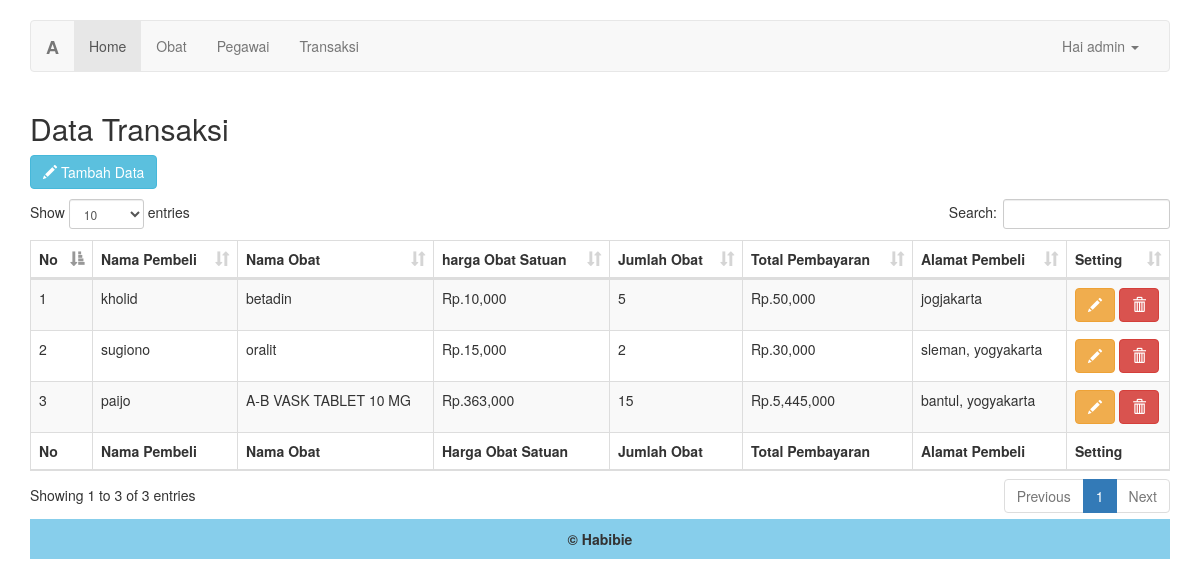
The page /transaksi.php (signed in) on the database its author committed.
### tables this page shows
CREATE TABLE `data_transaksi` (
  `id_transaksi` int(11) NOT NULL,
  `nama_pelanggan` varchar(30) NOT NULL,
  `nama_obat` varchar(50) NOT NULL,
  `harga_obat` int(11) NOT NULL,
  `jumlah_obat` int(11) NOT NULL,
  `alamat` varchar(40) NOT NULL
);

### transaksi.php (the view, shortened to what this page needs)
<?php
include 'koneksi.php';
if (@$_SESSION['admin']) {
    require_once 'header.php';
?>
<div class="container">
    <h2>Data Transaksi</h2>
    <button style="margin-bottom: 10px" data-toggle="modal" data-target="#myModal" type="button" class="btn btn-info"><span class="glyphicon glyphicon-pencil"></span> Tambah Data</button>
    <table id="example" class="table table-hover table-striped table-bordered" style="width:100%">
        <thead>
            <tr>
                <th>No</th>
                <th>Nama Pembeli</th>
                <th>Nama Obat</th>
                <th>harga Obat Satuan</th>
                <th>Jumlah Obat</th>
                <th>Total Pembayaran</th>
                <th>Alamat Pembeli</th>
                <th>Setting</th>
            </tr>
        </thead>
        <tbody>
        <?php
        $transaksi=mysqli_query($koneksi, "select * from data_transaksi");
        $no = 1;
        while ($trs=mysqli_fetch_array($transaksi)) {
        ?>
            <tr>
                <td><?php echo $no++ ?></td>
                <td><?php echo $trs['nama_pelanggan'] ?></td>
                <td><?php echo $trs['nama_obat'] ?></td>
                <td>Rp.<?=number_format($trs['harga_obat'])?></td>
                <td><?=$trs['jumlah_obat']?></td>
                <td><?php
                    $total = $trs['harga_obat'] * $trs['jumlah_obat'];
                    echo 'Rp.'.number_format($total);
                ?></td>
                <td><?=$trs['alamat']?></td>
                <td>
                    <a href="edit_transaksi.php?id_transaksi=<?php echo $trs['id_transaksi']; ?>" class="btn btn-warning"><span class="glyphicon glyphicon-pencil"></span></a>
                    <a onclick="if(confirm('Yakin Mau Hapus Data Ini ?')){location.href='hapus_transaksi.php?id_transaksi=<?php echo $trs['id_transaksi'];?>'}" class="btn btn-danger">
                        <span class="glyphicon glyphicon-trash"></span>
                    </a>
                </td>
            </tr>
        <?php } ?>
        </tbody>
        <tfoot>
            <tr>
                <th>No</th>
                <th>Nama Pembeli</th>
                <th>Nama Obat</th>
                <th>Harga Obat Satuan</th>
                <th>Jumlah Obat</th>
                <th>Total Pembayaran</th>
                <th>Alamat Pembeli</th>
                <th>Setting</th>
            </tr>
        </tfoot>
    </table>
</div>
<?php
require_once 'footer.php';
}else {
    header("location:index.php");
}
?>

### header.php (shortened to what this page needs)
<!DOCTYPE html>
<html lang="en">
  <head>
    <link href="css/bootstrap.min.css" rel="stylesheet">
    <link rel="stylesheet" type="text/css" href="css/dataTables.bootstrap.min.css">
    <link href="navbar.css" rel="stylesheet">
  </head>
  <body>
    <div class="container">
      <nav class="navbar navbar-default">
        <div class="container-fluid">
          <div class="navbar-header">
            <a class="navbar-brand" href="#"><B>A</B></a>
          </div>
          <div id="navbar" class="navbar-collapse collapse">
            <ul class="nav navbar-nav">
              <li class="active"><a href="home.php">Home</a></li>
              <li><a href="obat.php">Obat</a></li>
              <li><a href="pegawai.php">Pegawai</a></li>
              <li><a href="transaksi.php">Transaksi</a></li>
            </ul>
            <ul class="nav navbar-nav navbar-right">
              <li class="dropdown">
                <?php require_once 'koneksi.php';
                $id = $_SESSION['admin'];
                $admin = mysqli_query($koneksi, "select * from admin where id ='$id'");
                while($u = mysqli_fetch_assoc($admin)) {
                  ?>
                <a href="#" class="dropdown-toggle" data-toggle="dropdown" role="button" aria-haspopup="true" aria-expanded="false">Hai <?php echo $u['username'] ?> <span class="caret"></span></a>
              <?php } ?>
               </li>
            </ul>
          </div>
        </div>
      </nav>
    </div>

### css/navbar.css (style rules this page uses)
body { padding-top: 20px; padding-bottom: 200px; }
.navbar { margin-bottom: 20px; }

### rows shown on the page
data_transaksi: nama_pelanggan "kholid", nama_obat "betadin", harga_obat "10,000", jumlah_obat "5", total "50,000", alamat "jogjakarta"
data_transaksi: nama_pelanggan "sugiono", nama_obat "oralit", harga_obat "15,000", jumlah_obat "2", total "30,000", alamat "sleman, yogyakarta"
data_transaksi: nama_pelanggan "paijo", nama_obat "A-B VASK TABLET 10 MG", harga_obat "363,000", jumlah_obat "15", total "5,445,000", alamat "bantul, yogyakarta"

### other values the page prints
$u['username'] "admin"
